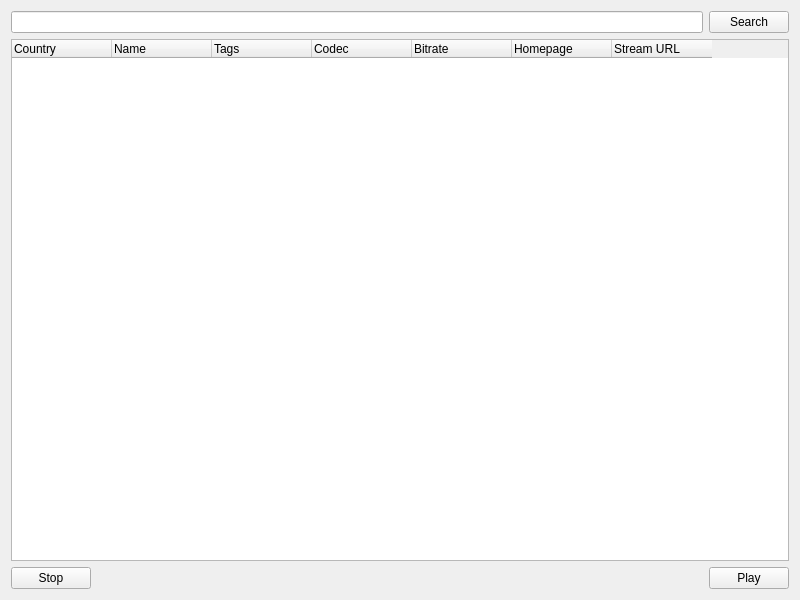
<?xml version="1.0" encoding="UTF-8"?>
<ui version="4.0">
 <class>w_SearchStation</class>
 <widget class="QWidget" name="w_SearchStation">
  <property name="geometry">
   <rect>
    <x>0</x>
    <y>0</y>
    <width>800</width>
    <height>600</height>
   </rect>
  </property>
  <property name="minimumSize">
   <size>
    <width>800</width>
    <height>600</height>
   </size>
  </property>
  <property name="windowTitle">
   <string>Searching radio station</string>
  </property>
  <layout class="QGridLayout" name="gridLayout">
   <item row="5" column="0">
    <widget class="QPushButton" name="btnStop">
     <property name="text">
      <string>Stop</string>
     </property>
    </widget>
   </item>
   <item row="5" column="1">
    <spacer name="horizontalSpacer">
     <property name="orientation">
      <enum>Qt::Orientation::Horizontal</enum>
     </property>
     <property name="sizeHint" stdset="0">
      <size>
       <width>40</width>
       <height>20</height>
      </size>
     </property>
    </spacer>
   </item>
   <item row="0" column="0" colspan="2">
    <widget class="QLineEdit" name="linSearch">
     <property name="locale">
      <locale language="English" country="Poland"/>
     </property>
    </widget>
   </item>
   <item row="0" column="2">
    <widget class="QPushButton" name="btnSearch">
     <property name="text">
      <string>Search</string>
     </property>
    </widget>
   </item>
   <item row="5" column="2">
    <widget class="QPushButton" name="btnPlay">
     <property name="text">
      <string>Play</string>
     </property>
    </widget>
   </item>
   <item row="1" column="0" colspan="3">
    <widget class="QTableWidget" name="tabStationsList">
     <property name="selectionMode">
      <enum>QAbstractItemView::SelectionMode::SingleSelection</enum>
     </property>
     <property name="selectionBehavior">
      <enum>QAbstractItemView::SelectionBehavior::SelectRows</enum>
     </property>
     <property name="showGrid">
      <bool>false</bool>
     </property>
     <property name="sortingEnabled">
      <bool>true</bool>
     </property>
     <attribute name="horizontalHeaderVisible">
      <bool>true</bool>
     </attribute>
     <attribute name="verticalHeaderVisible">
      <bool>false</bool>
     </attribute>
     <column>
      <property name="text">
       <string>Country</string>
      </property>
      <property name="textAlignment">
       <set>AlignLeading|AlignVCenter</set>
      </property>
     </column>
     <column>
      <property name="text">
       <string>Name</string>
      </property>
      <property name="textAlignment">
       <set>AlignLeading|AlignVCenter</set>
      </property>
     </column>
     <column>
      <property name="text">
       <string>Tags</string>
      </property>
      <property name="textAlignment">
       <set>AlignLeading|AlignVCenter</set>
      </property>
     </column>
     <column>
      <property name="text">
       <string>Codec</string>
      </property>
      <property name="textAlignment">
       <set>AlignLeading|AlignVCenter</set>
      </property>
     </column>
     <column>
      <property name="text">
       <string>Bitrate</string>
      </property>
      <property name="textAlignment">
       <set>AlignLeading|AlignVCenter</set>
      </property>
     </column>
     <column>
      <property name="text">
       <string>Homepage</string>
      </property>
      <property name="textAlignment">
       <set>AlignLeading|AlignVCenter</set>
      </property>
     </column>
     <column>
      <property name="text">
       <string>Stream URL</string>
      </property>
      <property name="textAlignment">
       <set>AlignLeading|AlignVCenter</set>
      </property>
     </column>
    </widget>
   </item>
  </layout>
 </widget>
 <resources/>
 <connections/>
</ui>
